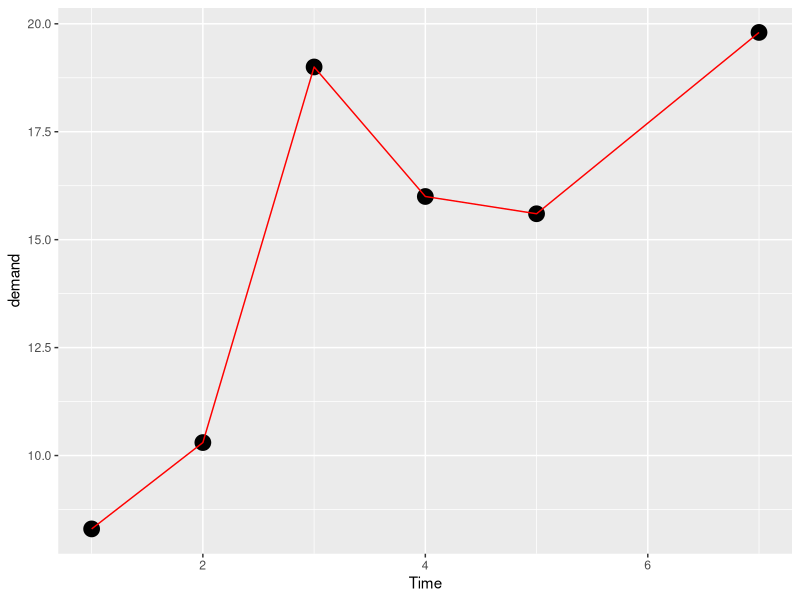

Write R code to recreate this figure.
library(ggplot2)


#  Tests
print("hello world")
y <- c(1, 2, 3)




# Check the data available in R
data()
# ?BOD <-- Run this command in R terminal



ggplot(data = BOD, # Dataset.
        mapping = aes(x = Time, # Mapping the x and y axis. 
                      y = demand))+
                      geom_point(size = 5)+ # Displaying geometric points and specifying the size.
                      geom_line(colour = "red") # Displaying a line and specifying the colour.
